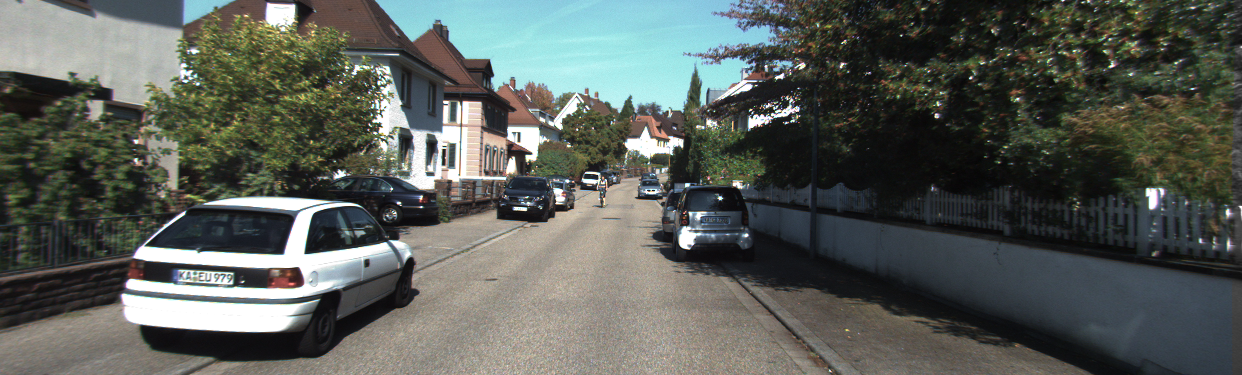
#> input picture img1_R.png, 1242 x 375 px
$ python test.py
#> lines starting #> are read from the running program, lines starting #| are printed output that depends on the picture
import numpy as np
import cv2
import os

print(cv2.__file__)
# Check for left and right camera IDs
# These values can change depending on the system
# Camera ID for right camera


# Reading the mapping values for stereo image rectification
cv_file = cv2.FileStorage("data/stereo_rectify_maps.xml", cv2.FILE_STORAGE_READ)
Left_Stereo_Map_x = cv_file.getNode("Left_Stereo_Map_x").mat()
Left_Stereo_Map_y = cv_file.getNode("Left_Stereo_Map_y").mat()
Right_Stereo_Map_x = cv_file.getNode("Right_Stereo_Map_x").mat()
Right_Stereo_Map_y = cv_file.getNode("Right_Stereo_Map_y").mat()
print(Left_Stereo_Map_x)
cv_file.release()

def nothing(x):
    pass

cv2.namedWindow('disp',cv2.WINDOW_NORMAL)
cv2.resizeWindow('disp',600,600)

cv2.createTrackbar('numDisparities','disp',1,17,nothing)
cv2.createTrackbar('blockSize','disp',5,50,nothing)
cv2.createTrackbar('preFilterType','disp',1,1,nothing)
cv2.createTrackbar('preFilterSize','disp',2,25,nothing)
cv2.createTrackbar('preFilterCap','disp',5,62,nothing)
cv2.createTrackbar('textureThreshold','disp',10,100,nothing)
cv2.createTrackbar('uniquenessRatio','disp',15,100,nothing)
cv2.createTrackbar('speckleRange','disp',0,100,nothing)
cv2.createTrackbar('speckleWindowSize','disp',3,25,nothing)
cv2.createTrackbar('disp12MaxDiff','disp',5,25,nothing)
cv2.createTrackbar('minDisparity','disp',5,25,nothing)
imgR=cv2.imread("img1_R.png",cv2.IMREAD_UNCHANGED)
#> imgR is the input picture: shape (375, 1242, 3); mean B, G, R 88.4, 94, 89.1

imgL=cv2.imread("img1_L.png",cv2.IMREAD_UNCHANGED)
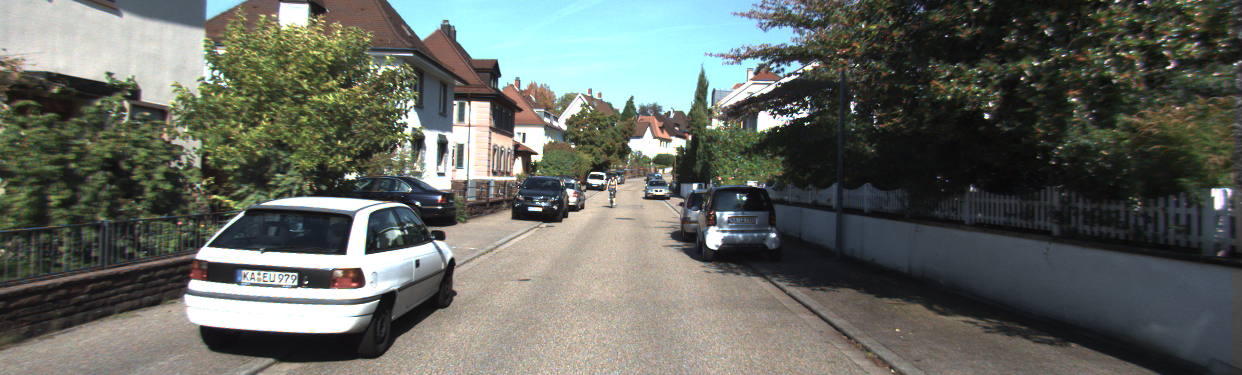
#> input picture img1_L.png, 1242 x 375 px
#> imgL is the input picture: shape (375, 1242, 3); mean B, G, R 97.3, 104, 99.6
# Creating an object of StereoBM algorithm
stereo = cv2.StereoBM_create()

while True:

	# Capturing and storing left and right camera images


	# Proceed only if the frames have been captured

    imgR_gray = cv2.cvtColor(imgR,cv2.COLOR_BGR2GRAY)
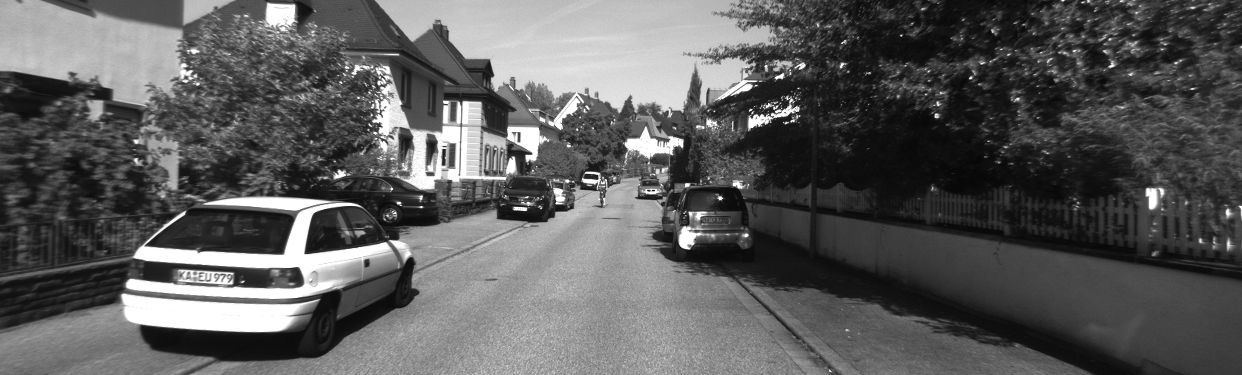
#> imgR_gray: shape (375, 1242); min 6, max 255, mean 91.9
    imgL_gray = cv2.cvtColor(imgL,cv2.COLOR_BGR2GRAY)
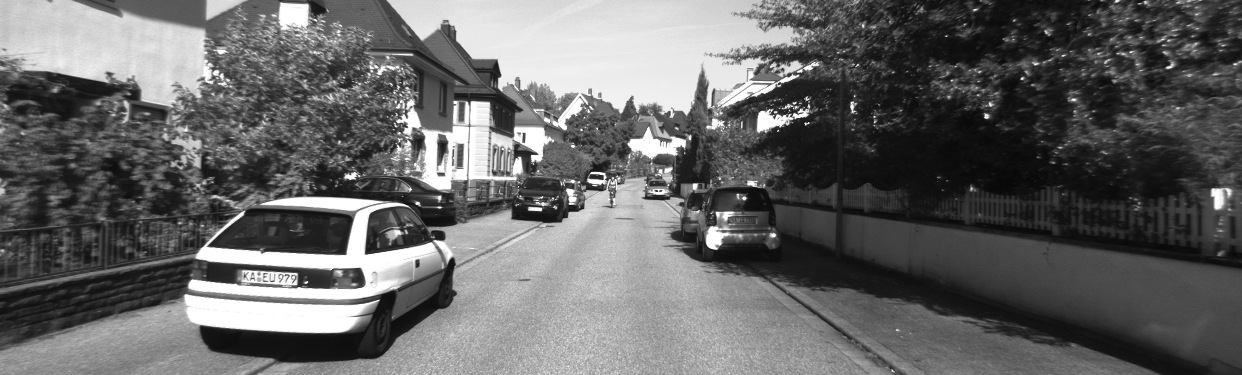
#> imgL_gray: shape (375, 1242); min 7, max 255, mean 101.9

    # Applying stereo image rectification on the left image

    # Updating the parameters based on the trackbar positions
    numDisparities = cv2.getTrackbarPos('numDisparities','disp')*16
    blockSize = cv2.getTrackbarPos('blockSize','disp')*2 + 5
    preFilterType = cv2.getTrackbarPos('preFilterType','disp')
    preFilterSize = cv2.getTrackbarPos('preFilterSize','disp')*2 + 5
    preFilterCap = cv2.getTrackbarPos('preFilterCap','disp')
    textureThreshold = cv2.getTrackbarPos('textureThreshold','disp')
    uniquenessRatio = cv2.getTrackbarPos('uniquenessRatio','disp')
    speckleRange = cv2.getTrackbarPos('speckleRange','disp')
    speckleWindowSize = cv2.getTrackbarPos('speckleWindowSize','disp')*2
    disp12MaxDiff = cv2.getTrackbarPos('disp12MaxDiff','disp')
    minDisparity = cv2.getTrackbarPos('minDisparity','disp')

    # Setting the updated parameters before computing disparity map
    stereo.setNumDisparities(numDisparities)
    stereo.setBlockSize(blockSize)
    stereo.setPreFilterType(preFilterType)
    stereo.setPreFilterSize(preFilterSize)
    stereo.setPreFilterCap(preFilterCap)
    stereo.setTextureThreshold(textureThreshold)
    stereo.setUniquenessRatio(uniquenessRatio)
    stereo.setSpeckleRange(speckleRange)
    stereo.setSpeckleWindowSize(speckleWindowSize)
    stereo.setDisp12MaxDiff(disp12MaxDiff)
    stereo.setMinDisparity(minDisparity)

    # Calculating disparity using the StereoBM algorithm
    disparity = stereo.compute(imgL_gray,imgR_gray)
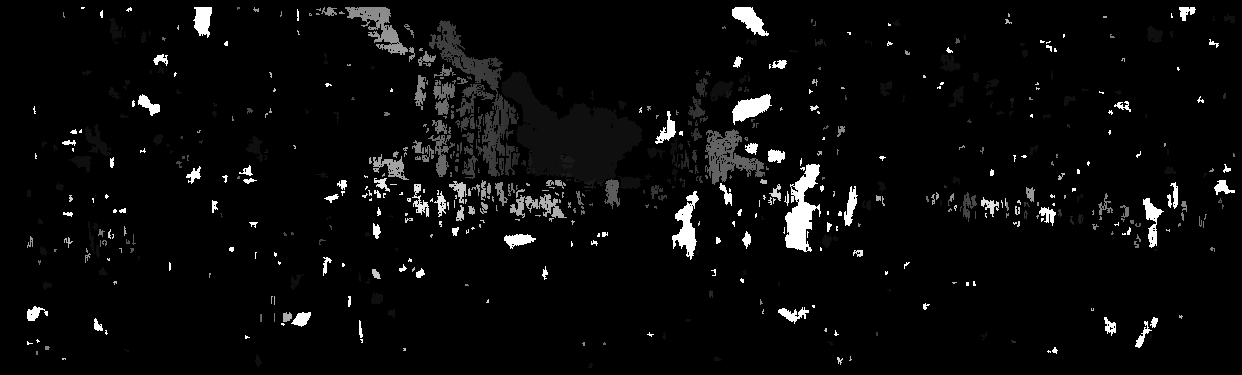
#> disparity: shape (375, 1242) int16; min 64, max 320, mean 74; drawn with min black and max white
    # NOTE: Code returns a 16bit signed single channel image,
    # CV_16S containing a disparity map scaled by 16. Hence it
    # is essential to convert it to CV_32F and scale it down 16 times.

    # Converting to float32
    disparity = disparity.astype(np.float32)

    # Scaling down the disparity values and normalizing them
    disparity = (disparity/16.0 - minDisparity)/numDisparities

    # Displaying the disparity map
    cv2.imshow("disp",disparity)

    # Close window using esc key
    if cv2.waitKey(1) == ord('q'):
#> (key q is pressed here)
        break
